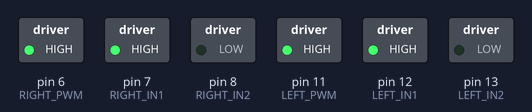
This sketch was run on a simulated Arduino Uno, built with avr-gcc and run on an emulated ATmega328P. On the bench: switched loads named in the sketch (green lamp = pin HIGH). What the sketch prints to the serial monitor is not drawn.

Above: at 0.1 s.
Timing chart, 0 to 1.6 s (numbered marks = the images above):
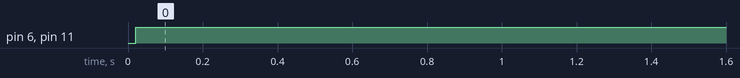

The sketch:

main.ino
```cpp
#include <math.h>

// ================= PIN CONFIGURATION =================
#define RIGHT_PWM   6
#define RIGHT_IN1   7
#define RIGHT_IN2   8

#define LEFT_PWM    11
#define LEFT_IN1    12
#define LEFT_IN2    13

#define LEFT_ENC_A  14
#define LEFT_ENC_B  15
#define RIGHT_ENC_A 16
#define RIGHT_ENC_B 17

// ================= ROBOT PARAMETERS =================
const float WHEEL_DIAMETER = 0.069f;
const float CPR = 208.0f;

const float DT = 0.02f;  // control loop period (20 ms)

// ================= TASK PARAMETERS =================
const float TARGET_DISTANCE = 2.0f;   // meters to travel
const float TARGET_RPM      = 140.0f; // desired wheel speed

// ================= CONTROLLER GAINS =================
float Kp_speed = 2.0f;
float Ki_speed = 5.0f;

float K_straight = 0.02f;  // correction gain for straight motion

// ================= CONTROLLER STATE =================
float integralLeftRPM  = 0.0f;
float integralRightRPM = 0.0f;

// ================= ENCODER STATE =================
volatile long encoderLeftCount  = 0;
volatile long encoderRightCount = 0;

// ================= ENCODER INTERRUPTS =================
void leftEncoderISR(){
  if(digitalRead(LEFT_ENC_B)) encoderLeftCount++;
  else encoderLeftCount--;
}

void rightEncoderISR(){
  if(digitalRead(RIGHT_ENC_B)) encoderRightCount++;
  else encoderRightCount--;
}

// ================= MOTOR CONTROL =================
void setMotorPWM(int pwmLeft, int pwmRight){
  pwmLeft  = constrain(pwmLeft,  0, 255);
  pwmRight = constrain(pwmRight, 0, 255);

  analogWrite(LEFT_PWM,  pwmLeft);
  analogWrite(RIGHT_PWM, pwmRight);
}

// ================= SETUP =================
void setup(){

  Serial.begin(115200);

  // Motor pins
  pinMode(RIGHT_PWM, OUTPUT);
  pinMode(RIGHT_IN1, OUTPUT);
  pinMode(RIGHT_IN2, OUTPUT);

  pinMode(LEFT_PWM, OUTPUT);
  pinMode(LEFT_IN1, OUTPUT);
  pinMode(LEFT_IN2, OUTPUT);

  // Encoder pins
  pinMode(LEFT_ENC_A, INPUT_PULLUP);
  pinMode(LEFT_ENC_B, INPUT_PULLUP);
  pinMode(RIGHT_ENC_A, INPUT_PULLUP);
  pinMode(RIGHT_ENC_B, INPUT_PULLUP);

  // Attach interrupts for encoder A channels
  attachInterrupt(digitalPinToInterrupt(LEFT_ENC_A), leftEncoderISR, RISING);
  attachInterrupt(digitalPinToInterrupt(RIGHT_ENC_A), rightEncoderISR, RISING);

  // Set forward direction
  digitalWrite(RIGHT_IN1, HIGH);
  digitalWrite(RIGHT_IN2, LOW);
  digitalWrite(LEFT_IN1, HIGH);
  digitalWrite(LEFT_IN2, LOW);

  setMotorPWM(0, 0);
}

// ================= MAIN LOOP =================
void loop(){

  static unsigned long lastTime = 0;
  if(millis() - lastTime < DT * 1000) return;
  lastTime = millis();

  // ===== ENCODER DELTA =====
  static long prevLeftCount = 0, prevRightCount = 0;

  long currLeftCount  = encoderLeftCount;
  long currRightCount = encoderRightCount;

  long deltaLeft  = currLeftCount  - prevLeftCount;
  long deltaRight = currRightCount - prevRightCount;

  prevLeftCount  = currLeftCount;
  prevRightCount = currRightCount;

  // ===== RPM ESTIMATION =====
  float rpmLeft  = (deltaLeft  * 60.0f) / (CPR * DT);
  float rpmRight = (deltaRight * 60.0f) / (CPR * DT);

  // ===== DISTANCE ESTIMATION =====
  float distLeft  = (currLeftCount  / CPR) * (PI * WHEEL_DIAMETER);
  float distRight = (currRightCount / CPR) * (PI * WHEEL_DIAMETER);

  float traveledDistance = (distLeft + distRight) * 0.5f;

  // Stop condition
  if(traveledDistance >= TARGET_DISTANCE){
    setMotorPWM(0, 0);
    Serial.println("DONE");
    return;
  }

  // ===== SPEED PI CONTROL =====
  float errorRightRPM = TARGET_RPM - rpmRight;
  float errorLeftRPM  = TARGET_RPM - rpmLeft;

  integralRightRPM += errorRightRPM * DT;
  integralLeftRPM  += errorLeftRPM  * DT;

  integralRightRPM = constrain(integralRightRPM, -30.0f, 30.0f);
  integralLeftRPM  = constrain(integralLeftRPM,  -30.0f, 30.0f);

  int pwmRight = 70 + (int)(Kp_speed * errorRightRPM + Ki_speed * integralRightRPM);
  int pwmLeft  = 70 + (int)(Kp_speed * errorLeftRPM  + Ki_speed * integralLeftRPM);

  // ===== STRAIGHT LINE CORRECTION =====
  // Use encoder difference to correct drift
  long encoderError = currLeftCount - currRightCount;

  pwmLeft  -= K_straight * encoderError;
  pwmRight += K_straight * encoderError;

  pwmLeft  = constrain(pwmLeft,  0, 255);
  pwmRight = constrain(pwmRight, 0, 255);

  setMotorPWM(pwmLeft, pwmRight);

  // ===== DEBUG OUTPUT =====
  Serial.print("dist=");
  Serial.print(traveledDistance);
  Serial.print(" rpmL=");
  Serial.print(rpmLeft);
  Serial.print(" rpmR=");
  Serial.print(rpmRight);
  Serial.print(" pwmL=");
  Serial.print(pwmLeft);
  Serial.print(" pwmR=");
  Serial.println(pwmRight);
}
```

Measured:
- by itself, pin 6 (RIGHT_PWM), pin 11 (LEFT_PWM): LOW → HIGH at 0.02 s
